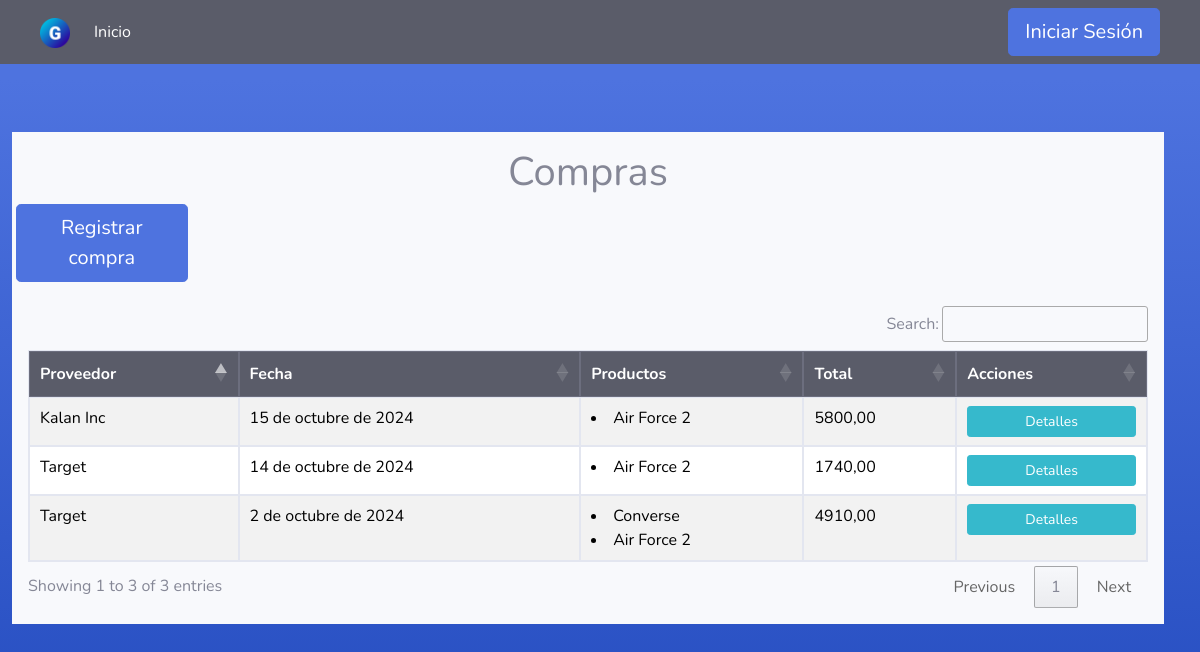
The app's page /compras/pedidos/ with its own data.
### compras/models.py (models this page shows, shortened)
class proveedor(models.Model):
    id = models.AutoField(primary_key=True)
    nombre = models.CharField(max_length=50)
    direccion = models.CharField(max_length=50)
    telefono = models.CharField(max_length=50)
    contacto_principal = models.CharField(max_length=50)
    estado = models.BooleanField(default=True)

class compra(models.Model):
    id = models.AutoField(primary_key=True)
    fecha = models.DateField()
    total = models.DecimalField(max_digits=10, decimal_places=2)
    proveedor = models.ForeignKey(proveedor, on_delete=models.CASCADE)
    estado = models.BooleanField(default=True)

### inventario/models.py (models this page shows, shortened)
class producto(models.Model):
    id = models.AutoField(primary_key=True)
    nombre = models.CharField(max_length=50)
    descripcion = models.CharField(max_length=50)
    precio_venta = models.DecimalField(max_digits=10, decimal_places=2)
    precio_compra = models.DecimalField(max_digits=10, decimal_places=2)
    stock = models.IntegerField()
    categoria = models.ForeignKey(categoria, on_delete=models.CASCADE)
    proveedor = models.ForeignKey(proveedor, on_delete=models.CASCADE)
    estado = models.BooleanField(default=True)

### compras/views.py (the view)
# urls.py: path('pedidos/', views.listar_compras, name='listar_compras'),
def listar_compras(request):
    queryset = compra.objects.all()
    compras_data = []
    for item in queryset:
        detalles_compra = detalle_compra.objects.filter(compra=item)
        detalles_data = [
            {field.name: getattr(detalle, field.name) for field in detalle_compra._meta.fields}
            for detalle in detalles_compra
        ]
        compras_data.append({
            field.name: getattr(item, field.name) for field in compra._meta.fields
        })
        compras_data[-1]['detalles_compra'] = detalles_data
    return render(request, 'compras/select_compras.html', {
        'queryset': compras_data,
        'modelo': 'compra',
    })

### gestor_empresarial/utils.py (called while the page is built)
def user_groups_context(request):
    user_groups = []
    if request.user.is_authenticated:
        user_groups = request.user.groups.values_list("name", flat=True)
    return {'user_groups': user_groups}

### templates/compras/select_compras.html
{% extends 'tables.html' %}
{% block botones%}
<div class="text-center">
    <h1>Compras</h1>
</div>
<div class="row">
    <a class="btn btn-primary btn-lg btn-block" href="{% url 'nueva_compra' %}" style="width: 15%;">Registrar compra</a>
</div>
<br/>
{% endblock %}
{% load static %}
{% block head %}
<th> Proveedor </th>
<th> Fecha </th>
<th> Productos </th>
<th> Total </th>
<th> Acciones </th>
{% endblock %}
{% block tbody %}
{% for compra in queryset %}
<tr>
    <td>{{ compra.proveedor.nombre }}</td>
    <td>{{ compra.fecha }}</td>
    <td>
        {% for detalle in compra.detalles_compra %}
        <li>{{ detalle.producto.nombre }}</li>
        {% endfor %}
    </td>
    <td>{{ compra.total }}</td>
    <td>
        <a class="btn btn-info btn-sm btn-block" href="{% url 'detalles_compra' compra.id%}">Detalles</a>
    </td>
</tr>
{% endfor %}
{% endblock %}

### static/css/navbars.css (style rules this page uses)
body { padding-bottom: 20px; }

### records on screen
proveedor: proveedor.nombre "Target", fecha "14 de octubre de 2024", total "1740,00", fecha "2 de octubre de 2024", total "4910,00"
compra: producto.nombre "Air Force 2"
proveedor: proveedor.nombre "Kalan Inc", fecha "15 de octubre de 2024", total "5800,00"
compra: producto.nombre "Air Force 2"
compra: producto.nombre "Converse", producto.nombre "Air Force 2"
